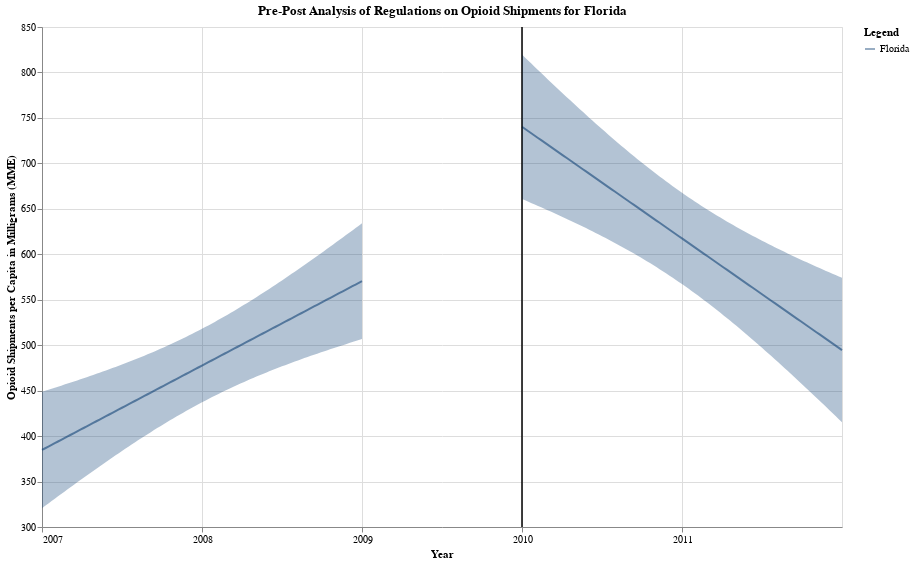

The cell this chart's notebook holds for it:
### Code cell
pre_post_final = pre_FL_plot + post_FL_plot
pre_post_final.properties(title = "Pre-Post Analysis of Regulations on Opioid Shipments for Florida")

### Figure 1 — Vega-Lite specification as saved in the notebook (floating-point values rounded to 4 significant figures)
{"config": {"view": {"continuousWidth": 300, "continuousHeight": 300}}, "layer": [{"mark": {"type": "errorband"}, "encoding": {"color": {"value": "#063970"}, "x": {"axis": {"format": ".0f", "values": [2007.0, 2008.0, 2009.0, 2010.0, 2011.0]}, "field": "TransactionYear", "type": "quantitative"}, "y": {"field": "ci_low", "scale": {"zero": false}, "title": "Opioid Shipments per Capita in Milligrams (MME)", "type": "quantitative"}, "y2": {"field": "ci_high"}}}, {"mark": {"type": "line"}, "encoding": {"color": {"value": "#063970"}, "opacity": {"field": "Treat", "legend": {"title": "Legend"}, "type": "nominal"}, "x": {"field": "TransactionYear", "type": "quantitative"}, "y": {"field": "per_capita_MME_mg", "type": "quantitative"}}}, {"data": {"name": "data-0b1d64bcca168388b4bc524da00f7b2f"}, "mark": {"type": "rule", "color": "black"}, "encoding": {"x": {"axis": {"values": [2007.0, 2008.0, 2009.0, 2010.0, 2011.0]}, "field": "Year", "title": "Year", "type": "quantitative"}}}, {"layer": [{"mark": {"type": "errorband"}, "encoding": {"color": {"value": "#063970"}, "x": {"axis": {"format": ".0f", "values": [2007.0, 2008.0, 2009.0, 2010.0, 2011.0]}, "field": "TransactionYear", "type": "quantitative"}, "y": {"field": "ci_low", "scale": {"zero": false}, "title": "Opioid Shipments per Capita in Milligrams (MME)", "type": "quantitative"}, "y2": {"field": "ci_high"}}}, {"mark": {"type": "line"}, "encoding": {"color": {"value": "#063970"}, "opacity": {"field": "Treat", "legend": {"title": "Legend"}, "type": "nominal"}, "x": {"field": "TransactionYear", "type": "quantitative"}, "y": {"field": "per_capita_MME_mg", "type": "quantitative"}}}, {"data": {"name": "data-0b1d64bcca168388b4bc524da00f7b2f"}, "mark": {"type": "rule", "color": "black"}, "encoding": {"x": {"axis": {"values": [2007.0, 2008.0, 2009.0, 2010.0, 2011.0]}, "field": "Year", "title": "Year", "type": "quantitative"}}}], "data": {"name": "data-17a57eaf890d51159250daf82dfbc0bd"}}], "data": {"name": "data-ab3e708670961897d4d14536fd530707"}, "height": 500, "title": "Pre-Post Analysis of Regulations on Opioid Shipments for Florida", "width": 800, "$schema": "https://vega.github.io/schema/vega-lite/v5.16.3.json", "datasets": {"data-ab3e708670961897d4d14536fd530707": [{"TransactionYear": 2007.0, "per_capita_MME_mg": 384.8, "ci_low": 320.7, "ci_high": 448.9, "Treat": "Florida"}, {"TransactionYear": 2007.0, "per_capita_MME_mg": 386.6, "ci_low": 323.3, "ci_high": 450.0, "Treat": "Florida"}, {"TransactionYear": 2007.0, "per_capita_MME_mg": 388.5, "ci_low": 325.9, "ci_high": 451.1, "Treat": "Florida"}, {"TransactionYear": 2007.0, "per_capita_MME_mg": 390.3, "ci_low": 328.5, "ci_high": 452.2, "Treat": "Florida"}, {"TransactionYear": 2007.0, "per_capita_MME_mg": 392.2, "ci_low": 331.1, "ci_high": 453.3, "Treat": "Florida"}, {"TransactionYear": 2007.0, "per_capita_MME_mg": 394.0, "ci_low": 333.7, "ci_high": 454.4, "Treat": "Florida"}, {"TransactionYear": 2007.0, "per_capita_MME_mg": 395.9, "ci_low": 336.3, "ci_high": 455.5, "Treat": "Florida"}, {"TransactionYear": 2007.0, "per_capita_MME_mg": 397.8, "ci_low": 338.9, "ci_high": 456.6, "Treat": "Florida"}, {"TransactionYear": 2007.0, "per_capita_MME_mg": 399.6, "ci_low": 341.5, "ci_high": 457.8, "Treat": "Florida"}, {"TransactionYear": 2007.0, "per_capita_MME_mg": 401.5, "ci_low": 344.0, "ci_high": 458.9, "Treat": "Florida"}, {"TransactionYear": 2007.0, "per_capita_MME_mg": 403.3, "ci_low": 346.6, "ci_high": 460.1, "Treat": "Florida"}, {"TransactionYear": 2007.0, "per_capita_MME_mg": 405.2, "ci_low": 349.1, "ci_high": 461.3, "Treat": "Florida"}, {"TransactionYear": 2007.0, "per_capita_MME_mg": 407.0, "ci_low": 351.7, "ci_high": 462.4, "Treat": "Florida"}, {"TransactionYear": 2007.0, "per_capita_MME_mg": 408.9, "ci_low": 354.2, "ci_high": 463.6, "Treat": "Florida"}, {"TransactionYear": 2007.0, "per_capita_MME_mg": 410.8, "ci_low": 356.7, "ci_high": 464.8, "Treat": "Florida"}, {"TransactionYear": 2007.0, "per_capita_MME_mg": 412.6, "ci_low": 359.2, "ci_high": 466.0, "Treat": "Florida"}, {"TransactionYear": 2007.0, "per_capita_MME_mg": 414.5, "ci_low": 361.7, "ci_high": 467.2, "Treat": "Florida"}, {"TransactionYear": 2007.0, "per_capita_MME_mg": 416.3, "ci_low": 364.2, "ci_high": 468.5, "Treat": "Florida"}, {"TransactionYear": 2007.0, "per_capita_MME_mg": 418.2, "ci_low": 366.7, "ci_high": 469.7, "Treat": "Florida"}, {"TransactionYear": 2007.0, "per_capita_MME_mg": 420.0, "ci_low": 369.1, "ci_high": 471.0, "Treat": "Florida"}, {"TransactionYear": 2007.0, "per_capita_MME_mg": 421.9, "ci_low": 371.6, "ci_high": 472.2, "Treat": "Florida"}, {"TransactionYear": 2007.0, "per_capita_MME_mg": 423.8, "ci_low": 374.0, "ci_high": 473.5, "Treat": "Florida"}, {"TransactionYear": 2007.0, "per_capita_MME_mg": 425.6, "ci_low": 376.4, "ci_high": 474.8, "Treat": "Florida"}, {"TransactionYear": 2007.0, "per_capita_MME_mg": 427.5, "ci_low": 378.9, "ci_high": 476.1, "Treat": "Florida"}, {"TransactionYear": 2007.0, "per_capita_MME_mg": 429.3, "ci_low": 381.3, "ci_high": 477.4, "Treat": "Florida"}, {"TransactionYear": 2007.0, "per_capita_MME_mg": 431.2, "ci_low": 383.6, "ci_high": 478.7, "Treat": "Florida"}, {"TransactionYear": 2008.0, "per_capita_MME_mg": 433.0, "ci_low": 386.0, "ci_high": 480.1, "Treat": "Florida"}, {"TransactionYear": 2008.0, "per_capita_MME_mg": 434.9, "ci_low": 388.4, "ci_high": 481.4, "Treat": "Florida"}, {"TransactionYear": 2008.0, "per_capita_MME_mg": 436.7, "ci_low": 390.7, "ci_high": 482.8, "Treat": "Florida"}, {"TransactionYear": 2008.0, "per_capita_MME_mg": 438.6, "ci_low": 393.0, "ci_high": 484.2, "Treat": "Florida"}, {"TransactionYear": 2008.0, "per_capita_MME_mg": 440.5, "ci_low": 395.3, "ci_high": 485.6, "Treat": "Florida"}, {"TransactionYear": 2008.0, "per_capita_MME_mg": 442.3, "ci_low": 397.6, "ci_high": 487.0, "Treat": "Florida"}, {"TransactionYear": 2008.0, "per_capita_MME_mg": 444.2, "ci_low": 399.9, "ci_high": 488.5, "Treat": "Florida"}, {"TransactionYear": 2008.0, "per_capita_MME_mg": 446.0, "ci_low": 402.1, "ci_high": 489.9, "Treat": "Florida"}, {"TransactionYear": 2008.0, "per_capita_MME_mg": 447.9, "ci_low": 404.4, "ci_high": 491.4, "Treat": "Florida"}, {"TransactionYear": 2008.0, "per_capita_MME_mg": 449.7, "ci_low": 406.6, "ci_high": 492.9, "Treat": "Florida"}, {"TransactionYear": 2008.0, "per_capita_MME_mg": 451.6, "ci_low": 408.8, "ci_high": 494.4, "Treat": "Florida"}, {"TransactionYear": 2008.0, "per_capita_MME_mg": 453.5, "ci_low": 410.9, "ci_high": 496.0, "Treat": "Florida"}, {"TransactionYear": 2008.0, "per_capita_MME_mg": 455.3, "ci_low": 413.1, "ci_high": 497.5, "Treat": "Florida"}, {"TransactionYear": 2008.0, "per_capita_MME_mg": 457.2, "ci_low": 415.2, "ci_high": 499.1, "Treat": "Florida"}, {"TransactionYear": 2008.0, "per_capita_MME_mg": 459.0, "ci_low": 417.3, "ci_high": 500.7, "Treat": "Florida"}, {"TransactionYear": 2008.0, "per_capita_MME_mg": 460.9, "ci_low": 419.4, "ci_high": 502.3, "Treat": "Florida"}, {"TransactionYear": 2008.0, "per_capita_MME_mg": 462.7, "ci_low": 421.5, "ci_high": 504.0, "Treat": "Florida"}, {"TransactionYear": 2008.0, "per_capita_MME_mg": 464.6, "ci_low": 423.5, "ci_high": 505.7, "Treat": "Florida"}, {"TransactionYear": 2008.0, "per_capita_MME_mg": 466.4, "ci_low": 425.5, "ci_high": 507.4, "Treat": "Florida"}, {"TransactionYear": 2008.0, "per_capita_MME_mg": 468.3, "ci_low": 427.5, "ci_high": 509.1, "Treat": "Florida"}, {"TransactionYear": 2008.0, "per_capita_MME_mg": 470.2, "ci_low": 429.5, "ci_high": 510.8, "Treat": "Florida"}, {"TransactionYear": 2008.0, "per_capita_MME_mg": 472.0, "ci_low": 431.4, "ci_high": 512.6, "Treat": "Florida"}, {"TransactionYear": 2008.0, "per_capita_MME_mg": 473.9, "ci_low": 433.4, "ci_high": 514.4, "Treat": "Florida"}, {"TransactionYear": 2008.0, "per_capita_MME_mg": 475.7, "ci_low": 435.3, "ci_high": 516.2, "Treat": "Florida"}, {"TransactionYear": 2008.0, "per_capita_MME_mg": 477.6, "ci_low": 437.1, "ci_high": 518.0, "Treat": "Florida"}, {"TransactionYear": 2008.0, "per_capita_MME_mg": 479.4, "ci_low": 439.0, "ci_high": 519.9, "Treat": "Florida"}, {"TransactionYear": 2008.0, "per_capita_MME_mg": 481.3, "ci_low": 440.8, "ci_high": 521.8, "Treat": "Florida"}, {"TransactionYear": 2008.0, "per_capita_MME_mg": 483.2, "ci_low": 442.6, "ci_high": 523.7, "Treat": "Florida"}, {"TransactionYear": 2008.0, "per_capita_MME_mg": 485.0, "ci_low": 444.4, "ci_high": 525.6, "Treat": "Florida"}, {"TransactionYear": 2008.0, "per_capita_MME_mg": 486.9, "ci_low": 446.2, "ci_high": 527.6, "Treat": "Florida"}, {"TransactionYear": 2008.0, "per_capita_MME_mg": 488.7, "ci_low": 447.9, "ci_high": 529.6, "Treat": "Florida"}, {"TransactionYear": 2008.0, "per_capita_MME_mg": 490.6, "ci_low": 449.6, "ci_high": 531.6, "Treat": "Florida"}, {"TransactionYear": 2008.0, "per_capita_MME_mg": 492.4, "ci_low": 451.3, "ci_high": 533.6, "Treat": "Florida"}, {"TransactionYear": 2008.0, "per_capita_MME_mg": 494.3, "ci_low": 452.9, "ci_high": 535.7, "Treat": "Florida"}, {"TransactionYear": 2008.0, "per_capita_MME_mg": 496.2, "ci_low": 454.6, "ci_high": 537.7, "Treat": "Florida"}, {"TransactionYear": 2008.0, "per_capita_MME_mg": 498.0, "ci_low": 456.2, "ci_high": 539.8, "Treat": "Florida"}, {"TransactionYear": 2008.0, "per_capita_MME_mg": 499.9, "ci_low": 457.8, "ci_high": 541.9, "Treat": "Florida"}, {"TransactionYear": 2008.0, "per_capita_MME_mg": 501.7, "ci_low": 459.4, "ci_high": 544.1, "Treat": "Florida"}, {"TransactionYear": 2008.0, "per_capita_MME_mg": 503.6, "ci_low": 460.9, "ci_high": 546.2, "Treat": "Florida"}, {"TransactionYear": 2008.0, "per_capita_MME_mg": 505.4, "ci_low": 462.4, "ci_high": 548.4, "Treat": "Florida"}, {"TransactionYear": 2008.0, "per_capita_MME_mg": 507.3, "ci_low": 463.9, "ci_high": 550.6, "Treat": "Florida"}, {"TransactionYear": 2008.0, "per_capita_MME_mg": 509.1, "ci_low": 465.4, "ci_high": 552.9, "Treat": "Florida"}, {"TransactionYear": 2008.0, "per_capita_MME_mg": 511.0, "ci_low": 466.9, "ci_high": 555.1, "Treat": "Florida"}, {"TransactionYear": 2008.0, "per_capita_MME_mg": 512.9, "ci_low": 468.4, "ci_high": 557.4, "Treat": "Florida"}, {"TransactionYear": 2008.0, "per_capita_MME_mg": 514.7, "ci_low": 469.8, "ci_high": 559.6, "Treat": "Florida"}, {"TransactionYear": 2008.0, "per_capita_MME_mg": 516.6, "ci_low": 471.2, "ci_high": 561.9, "Treat": "Florida"}, {"TransactionYear": 2008.0, "per_capita_MME_mg": 518.4, "ci_low": 472.6, "ci_high": 564.2, "Treat": "Florida"}, {"TransactionYear": 2008.0, "per_capita_MME_mg": 520.3, "ci_low": 474.0, "ci_high": 566.6, "Treat": "Florida"}, {"TransactionYear": 2008.0, "per_capita_MME_mg": 522.1, "ci_low": 475.4, "ci_high": 568.9, "Treat": "Florida"}, {"TransactionYear": 2008.0, "per_capita_MME_mg": 524.0, "ci_low": 476.7, "ci_high": 571.3, "Treat": "Florida"}, {"TransactionYear": 2009.0, "per_capita_MME_mg": 525.9, "ci_low": 478.1, "ci_high": 573.7, "Treat": "Florida"}, {"TransactionYear": 2009.0, "per_capita_MME_mg": 527.7, "ci_low": 479.4, "ci_high": 576.0, "Treat": "Florida"}, {"TransactionYear": 2009.0, "per_capita_MME_mg": 529.6, "ci_low": 480.7, "ci_high": 578.4, "Treat": "Florida"}, {"TransactionYear": 2009.0, "per_capita_MME_mg": 531.4, "ci_low": 482.0, "ci_high": 580.9, "Treat": "Florida"}, {"TransactionYear": 2009.0, "per_capita_MME_mg": 533.3, "ci_low": 483.3, "ci_high": 583.3, "Treat": "Florida"}, {"TransactionYear": 2009.0, "per_capita_MME_mg": 535.1, "ci_low": 484.5, "ci_high": 585.7, "Treat": "Florida"}, {"TransactionYear": 2009.0, "per_capita_MME_mg": 537.0, "ci_low": 485.8, "ci_high": 588.2, "Treat": "Florida"}, {"TransactionYear": 2009.0, "per_capita_MME_mg": 538.8, "ci_low": 487.0, "ci_high": 590.7, "Treat": "Florida"}, {"TransactionYear": 2009.0, "per_capita_MME_mg": 540.7, "ci_low": 488.3, "ci_high": 593.2, "Treat": "Florida"}, {"TransactionYear": 2009.0, "per_capita_MME_mg": 542.6, "ci_low": 489.5, "ci_high": 595.6, "Treat": "Florida"}, {"TransactionYear": 2009.0, "per_capita_MME_mg": 544.4, "ci_low": 490.7, "ci_high": 598.1, "Treat": "Florida"}, {"TransactionYear": 2009.0, "per_capita_MME_mg": 546.3, "ci_low": 491.9, "ci_high": 600.7, "Treat": "Florida"}, {"TransactionYear": 2009.0, "per_capita_MME_mg": 548.1, "ci_low": 493.1, "ci_high": 603.2, "Treat": "Florida"}, {"TransactionYear": 2009.0, "per_capita_MME_mg": 550.0, "ci_low": 494.3, "ci_high": 605.7, "Treat": "Florida"}, {"TransactionYear": 2009.0, "per_capita_MME_mg": 551.8, "ci_low": 495.4, "ci_high": 608.3, "Treat": "Florida"}, {"TransactionYear": 2009.0, "per_capita_MME_mg": 553.7, "ci_low": 496.6, "ci_high": 610.8, "Treat": "Florida"}, {"TransactionYear": 2009.0, "per_capita_MME_mg": 555.6, "ci_low": 497.7, "ci_high": 613.4, "Treat": "Florida"}, {"TransactionYear": 2009.0, "per_capita_MME_mg": 557.4, "ci_low": 498.9, "ci_high": 615.9, "Treat": "Florida"}, {"TransactionYear": 2009.0, "per_capita_MME_mg": 559.3, "ci_low": 500.0, "ci_high": 618.5, "Treat": "Florida"}, {"TransactionYear": 2009.0, "per_capita_MME_mg": 561.1, "ci_low": 501.2, "ci_high": 621.1, "Treat": "Florida"}, {"TransactionYear": 2009.0, "per_capita_MME_mg": 563.0, "ci_low": 502.3, "ci_high": 623.7, "Treat": "Florida"}, {"TransactionYear": 2009.0, "per_capita_MME_mg": 564.8, "ci_low": 503.4, "ci_high": 626.3, "Treat": "Florida"}, {"TransactionYear": 2009.0, "per_capita_MME_mg": 566.7, "ci_low": 504.5, "ci_high": 628.9, "Treat": "Florida"}, {"TransactionYear": 2009.0, "per_capita_MME_mg": 568.6, "ci_low": 505.6, "ci_high": 631.5, "Treat": "Florida"}, {"TransactionYear": 2009.0, "per_capita_MME_mg": 570.4, "ci_low": 506.7, "ci_high": 634.1, "Treat": "Florida"}], "data-0b1d64bcca168388b4bc524da00f7b2f": [{"Year": 2010}], "data-17a57eaf890d51159250daf82dfbc0bd": [{"TransactionYear": 2010.0, "per_capita_MME_mg": 740.2, "ci_low": 660.8, "ci_high": 819.7, "Treat": "Florida"}, {"TransactionYear": 2010.0, "per_capita_MME_mg": 737.8, "ci_low": 659.3, "ci_high": 816.3, "Treat": "Florida"}, {"TransactionYear": 2010.0, "per_capita_MME_mg": 735.3, "ci_low": 657.8, "ci_high": 812.9, "Treat": "Florida"}, {"TransactionYear": 2010.0, "per_capita_MME_mg": 732.9, "ci_low": 656.3, "ci_high": 809.5, "Treat": "Florida"}, {"TransactionYear": 2010.0, "per_capita_MME_mg": 730.4, "ci_low": 654.7, "ci_high": 806.1, "Treat": "Florida"}, {"TransactionYear": 2010.0, "per_capita_MME_mg": 728.0, "ci_low": 653.2, "ci_high": 802.7, "Treat": "Florida"}, {"TransactionYear": 2010.0, "per_capita_MME_mg": 725.5, "ci_low": 651.6, "ci_high": 799.4, "Treat": "Florida"}, {"TransactionYear": 2010.0, "per_capita_MME_mg": 723.0, "ci_low": 650.1, "ci_high": 796.0, "Treat": "Florida"}, {"TransactionYear": 2010.0, "per_capita_MME_mg": 720.6, "ci_low": 648.5, "ci_high": 792.7, "Treat": "Florida"}, {"TransactionYear": 2010.0, "per_capita_MME_mg": 718.1, "ci_low": 646.9, "ci_high": 789.3, "Treat": "Florida"}, {"TransactionYear": 2010.0, "per_capita_MME_mg": 715.7, "ci_low": 645.3, "ci_high": 786.0, "Treat": "Florida"}, {"TransactionYear": 2010.0, "per_capita_MME_mg": 713.2, "ci_low": 643.7, "ci_high": 782.7, "Treat": "Florida"}, {"TransactionYear": 2010.0, "per_capita_MME_mg": 710.8, "ci_low": 642.1, "ci_high": 779.4, "Treat": "Florida"}, {"TransactionYear": 2010.0, "per_capita_MME_mg": 708.3, "ci_low": 640.5, "ci_high": 776.1, "Treat": "Florida"}, {"TransactionYear": 2010.0, "per_capita_MME_mg": 705.8, "ci_low": 638.9, "ci_high": 772.8, "Treat": "Florida"}, {"TransactionYear": 2010.0, "per_capita_MME_mg": 703.4, "ci_low": 637.2, "ci_high": 769.6, "Treat": "Florida"}, {"TransactionYear": 2010.0, "per_capita_MME_mg": 700.9, "ci_low": 635.6, "ci_high": 766.3, "Treat": "Florida"}, {"TransactionYear": 2010.0, "per_capita_MME_mg": 698.5, "ci_low": 633.9, "ci_high": 763.1, "Treat": "Florida"}, {"TransactionYear": 2010.0, "per_capita_MME_mg": 696.0, "ci_low": 632.2, "ci_high": 759.9, "Treat": "Florida"}, {"TransactionYear": 2010.0, "per_capita_MME_mg": 693.6, "ci_low": 630.5, "ci_high": 756.6, "Treat": "Florida"}, {"TransactionYear": 2010.0, "per_capita_MME_mg": 691.1, "ci_low": 628.8, "ci_high": 753.5, "Treat": "Florida"}, {"TransactionYear": 2010.0, "per_capita_MME_mg": 688.7, "ci_low": 627.0, "ci_high": 750.3, "Treat": "Florida"}, {"TransactionYear": 2010.0, "per_capita_MME_mg": 686.2, "ci_low": 625.3, "ci_high": 747.1, "Treat": "Florida"}, {"TransactionYear": 2010.0, "per_capita_MME_mg": 683.7, "ci_low": 623.5, "ci_high": 744.0, "Treat": "Florida"}, {"TransactionYear": 2010.0, "per_capita_MME_mg": 681.3, "ci_low": 621.7, "ci_high": 740.8, "Treat": "Florida"}, {"TransactionYear": 2010.0, "per_capita_MME_mg": 678.8, "ci_low": 619.9, "ci_high": 737.7, "Treat": "Florida"}, {"TransactionYear": 2011.0, "per_capita_MME_mg": 676.4, "ci_low": 618.1, "ci_high": 734.6, "Treat": "Florida"}, {"TransactionYear": 2011.0, "per_capita_MME_mg": 673.9, "ci_low": 616.3, "ci_high": 731.6, "Treat": "Florida"}, {"TransactionYear": 2011.0, "per_capita_MME_mg": 671.5, "ci_low": 614.4, "ci_high": 728.5, "Treat": "Florida"}, {"TransactionYear": 2011.0, "per_capita_MME_mg": 669.0, "ci_low": 612.5, "ci_high": 725.5, "Treat": "Florida"}, {"TransactionYear": 2011.0, "per_capita_MME_mg": 666.5, "ci_low": 610.6, "ci_high": 722.5, "Treat": "Florida"}, {"TransactionYear": 2011.0, "per_capita_MME_mg": 664.1, "ci_low": 608.7, "ci_high": 719.5, "Treat": "Florida"}, {"TransactionYear": 2011.0, "per_capita_MME_mg": 661.6, "ci_low": 606.7, "ci_high": 716.5, "Treat": "Florida"}, {"TransactionYear": 2011.0, "per_capita_MME_mg": 659.2, "ci_low": 604.8, "ci_high": 713.6, "Treat": "Florida"}, {"TransactionYear": 2011.0, "per_capita_MME_mg": 656.7, "ci_low": 602.8, "ci_high": 710.7, "Treat": "Florida"}, {"TransactionYear": 2011.0, "per_capita_MME_mg": 654.3, "ci_low": 600.7, "ci_high": 707.8, "Treat": "Florida"}, {"TransactionYear": 2011.0, "per_capita_MME_mg": 651.8, "ci_low": 598.7, "ci_high": 704.9, "Treat": "Florida"}, {"TransactionYear": 2011.0, "per_capita_MME_mg": 649.4, "ci_low": 596.6, "ci_high": 702.1, "Treat": "Florida"}, {"TransactionYear": 2011.0, "per_capita_MME_mg": 646.9, "ci_low": 594.5, "ci_high": 699.3, "Treat": "Florida"}, {"TransactionYear": 2011.0, "per_capita_MME_mg": 644.4, "ci_low": 592.4, "ci_high": 696.5, "Treat": "Florida"}, {"TransactionYear": 2011.0, "per_capita_MME_mg": 642.0, "ci_low": 590.3, "ci_high": 693.7, "Treat": "Florida"}, {"TransactionYear": 2011.0, "per_capita_MME_mg": 639.5, "ci_low": 588.1, "ci_high": 691.0, "Treat": "Florida"}, {"TransactionYear": 2011.0, "per_capita_MME_mg": 637.1, "ci_low": 585.9, "ci_high": 688.3, "Treat": "Florida"}, {"TransactionYear": 2011.0, "per_capita_MME_mg": 634.6, "ci_low": 583.7, "ci_high": 685.6, "Treat": "Florida"}, {"TransactionYear": 2011.0, "per_capita_MME_mg": 632.2, "ci_low": 581.4, "ci_high": 682.9, "Treat": "Florida"}, {"TransactionYear": 2011.0, "per_capita_MME_mg": 629.7, "ci_low": 579.1, "ci_high": 680.3, "Treat": "Florida"}, {"TransactionYear": 2011.0, "per_capita_MME_mg": 627.3, "ci_low": 576.8, "ci_high": 677.7, "Treat": "Florida"}, {"TransactionYear": 2011.0, "per_capita_MME_mg": 624.8, "ci_low": 574.4, "ci_high": 675.2, "Treat": "Florida"}, {"TransactionYear": 2011.0, "per_capita_MME_mg": 622.3, "ci_low": 572.0, "ci_high": 672.6, "Treat": "Florida"}, {"TransactionYear": 2011.0, "per_capita_MME_mg": 619.9, "ci_low": 569.6, "ci_high": 670.1, "Treat": "Florida"}, {"TransactionYear": 2011.0, "per_capita_MME_mg": 617.4, "ci_low": 567.2, "ci_high": 667.7, "Treat": "Florida"}, {"TransactionYear": 2011.0, "per_capita_MME_mg": 615.0, "ci_low": 564.7, "ci_high": 665.2, "Treat": "Florida"}, {"TransactionYear": 2011.0, "per_capita_MME_mg": 612.5, "ci_low": 562.2, "ci_high": 662.8, "Treat": "Florida"}, {"TransactionYear": 2011.0, "per_capita_MME_mg": 610.1, "ci_low": 559.7, "ci_high": 660.4, "Treat": "Florida"}, {"TransactionYear": 2011.0, "per_capita_MME_mg": 607.6, "ci_low": 557.1, "ci_high": 658.1, "Treat": "Florida"}, {"TransactionYear": 2011.0, "per_capita_MME_mg": 605.1, "ci_low": 554.5, "ci_high": 655.8, "Treat": "Florida"}, {"TransactionYear": 2011.0, "per_capita_MME_mg": 602.7, "ci_low": 551.9, "ci_high": 653.5, "Treat": "Florida"}, {"TransactionYear": 2011.0, "per_capita_MME_mg": 600.2, "ci_low": 549.3, "ci_high": 651.2, "Treat": "Florida"}, {"TransactionYear": 2011.0, "per_capita_MME_mg": 597.8, "ci_low": 546.6, "ci_high": 649.0, "Treat": "Florida"}, {"TransactionYear": 2011.0, "per_capita_MME_mg": 595.3, "ci_low": 543.9, "ci_high": 646.8, "Treat": "Florida"}, {"TransactionYear": 2011.0, "per_capita_MME_mg": 592.9, "ci_low": 541.1, "ci_high": 644.6, "Treat": "Florida"}, {"TransactionYear": 2011.0, "per_capita_MME_mg": 590.4, "ci_low": 538.4, "ci_high": 642.4, "Treat": "Florida"}, {"TransactionYear": 2011.0, "per_capita_MME_mg": 588.0, "ci_low": 535.6, "ci_high": 640.3, "Treat": "Florida"}, {"TransactionYear": 2011.0, "per_capita_MME_mg": 585.5, "ci_low": 532.8, "ci_high": 638.2, "Treat": "Florida"}, {"TransactionYear": 2011.0, "per_capita_MME_mg": 583.0, "ci_low": 529.9, "ci_high": 636.2, "Treat": "Florida"}, {"TransactionYear": 2011.0, "per_capita_MME_mg": 580.6, "ci_low": 527.1, "ci_high": 634.1, "Treat": "Florida"}, {"TransactionYear": 2011.0, "per_capita_MME_mg": 578.1, "ci_low": 524.2, "ci_high": 632.1, "Treat": "Florida"}, {"TransactionYear": 2011.0, "per_capita_MME_mg": 575.7, "ci_low": 521.3, "ci_high": 630.1, "Treat": "Florida"}, {"TransactionYear": 2011.0, "per_capita_MME_mg": 573.2, "ci_low": 518.3, "ci_high": 628.1, "Treat": "Florida"}, {"TransactionYear": 2011.0, "per_capita_MME_mg": 570.8, "ci_low": 515.4, "ci_high": 626.2, "Treat": "Florida"}, {"TransactionYear": 2011.0, "per_capita_MME_mg": 568.3, "ci_low": 512.4, "ci_high": 624.2, "Treat": "Florida"}, {"TransactionYear": 2011.0, "per_capita_MME_mg": 565.9, "ci_low": 509.4, "ci_high": 622.3, "Treat": "Florida"}, {"TransactionYear": 2011.0, "per_capita_MME_mg": 563.4, "ci_low": 506.3, "ci_high": 620.5, "Treat": "Florida"}, {"TransactionYear": 2011.0, "per_capita_MME_mg": 560.9, "ci_low": 503.3, "ci_high": 618.6, "Treat": "Florida"}, {"TransactionYear": 2011.0, "per_capita_MME_mg": 558.5, "ci_low": 500.2, "ci_high": 616.8, "Treat": "Florida"}, {"TransactionYear": 2011.0, "per_capita_MME_mg": 556.0, "ci_low": 497.1, "ci_high": 614.9, "Treat": "Florida"}, {"TransactionYear": 2012.0, "per_capita_MME_mg": 553.6, "ci_low": 494.0, "ci_high": 613.1, "Treat": "Florida"}, {"TransactionYear": 2012.0, "per_capita_MME_mg": 551.1, "ci_low": 490.9, "ci_high": 611.3, "Treat": "Florida"}, {"TransactionYear": 2012.0, "per_capita_MME_mg": 548.7, "ci_low": 487.7, "ci_high": 609.6, "Treat": "Florida"}, {"TransactionYear": 2012.0, "per_capita_MME_mg": 546.2, "ci_low": 484.6, "ci_high": 607.8, "Treat": "Florida"}, {"TransactionYear": 2012.0, "per_capita_MME_mg": 543.7, "ci_low": 481.4, "ci_high": 606.1, "Treat": "Florida"}, {"TransactionYear": 2012.0, "per_capita_MME_mg": 541.3, "ci_low": 478.2, "ci_high": 604.4, "Treat": "Florida"}, {"TransactionYear": 2012.0, "per_capita_MME_mg": 538.8, "ci_low": 475.0, "ci_high": 602.7, "Treat": "Florida"}, {"TransactionYear": 2012.0, "per_capita_MME_mg": 536.4, "ci_low": 471.8, "ci_high": 601.0, "Treat": "Florida"}, {"TransactionYear": 2012.0, "per_capita_MME_mg": 533.9, "ci_low": 468.5, "ci_high": 599.3, "Treat": "Florida"}, {"TransactionYear": 2012.0, "per_capita_MME_mg": 531.5, "ci_low": 465.3, "ci_high": 597.6, "Treat": "Florida"}, {"TransactionYear": 2012.0, "per_capita_MME_mg": 529.0, "ci_low": 462.0, "ci_high": 596.0, "Treat": "Florida"}, {"TransactionYear": 2012.0, "per_capita_MME_mg": 526.6, "ci_low": 458.8, "ci_high": 594.4, "Treat": "Florida"}, {"TransactionYear": 2012.0, "per_capita_MME_mg": 524.1, "ci_low": 455.5, "ci_high": 592.7, "Treat": "Florida"}, {"TransactionYear": 2012.0, "per_capita_MME_mg": 521.6, "ci_low": 452.2, "ci_high": 591.1, "Treat": "Florida"}, {"TransactionYear": 2012.0, "per_capita_MME_mg": 519.2, "ci_low": 448.9, "ci_high": 589.5, "Treat": "Florida"}, {"TransactionYear": 2012.0, "per_capita_MME_mg": 516.7, "ci_low": 445.5, "ci_high": 587.9, "Treat": "Florida"}, {"TransactionYear": 2012.0, "per_capita_MME_mg": 514.3, "ci_low": 442.2, "ci_high": 586.3, "Treat": "Florida"}, {"TransactionYear": 2012.0, "per_capita_MME_mg": 511.8, "ci_low": 438.9, "ci_high": 584.8, "Treat": "Florida"}, {"TransactionYear": 2012.0, "per_capita_MME_mg": 509.4, "ci_low": 435.5, "ci_high": 583.2, "Treat": "Florida"}, {"TransactionYear": 2012.0, "per_capita_MME_mg": 506.9, "ci_low": 432.1, "ci_high": 581.7, "Treat": "Florida"}, {"TransactionYear": 2012.0, "per_capita_MME_mg": 504.4, "ci_low": 428.8, "ci_high": 580.1, "Treat": "Florida"}, {"TransactionYear": 2012.0, "per_capita_MME_mg": 502.0, "ci_low": 425.4, "ci_high": 578.6, "Treat": "Florida"}, {"TransactionYear": 2012.0, "per_capita_MME_mg": 499.5, "ci_low": 422.0, "ci_high": 577.1, "Treat": "Florida"}, {"TransactionYear": 2012.0, "per_capita_MME_mg": 497.1, "ci_low": 418.6, "ci_high": 575.6, "Treat": "Florida"}, {"TransactionYear": 2012.0, "per_capita_MME_mg": 494.6, "ci_low": 415.2, "ci_high": 574.1, "Treat": "Florida"}]}}
